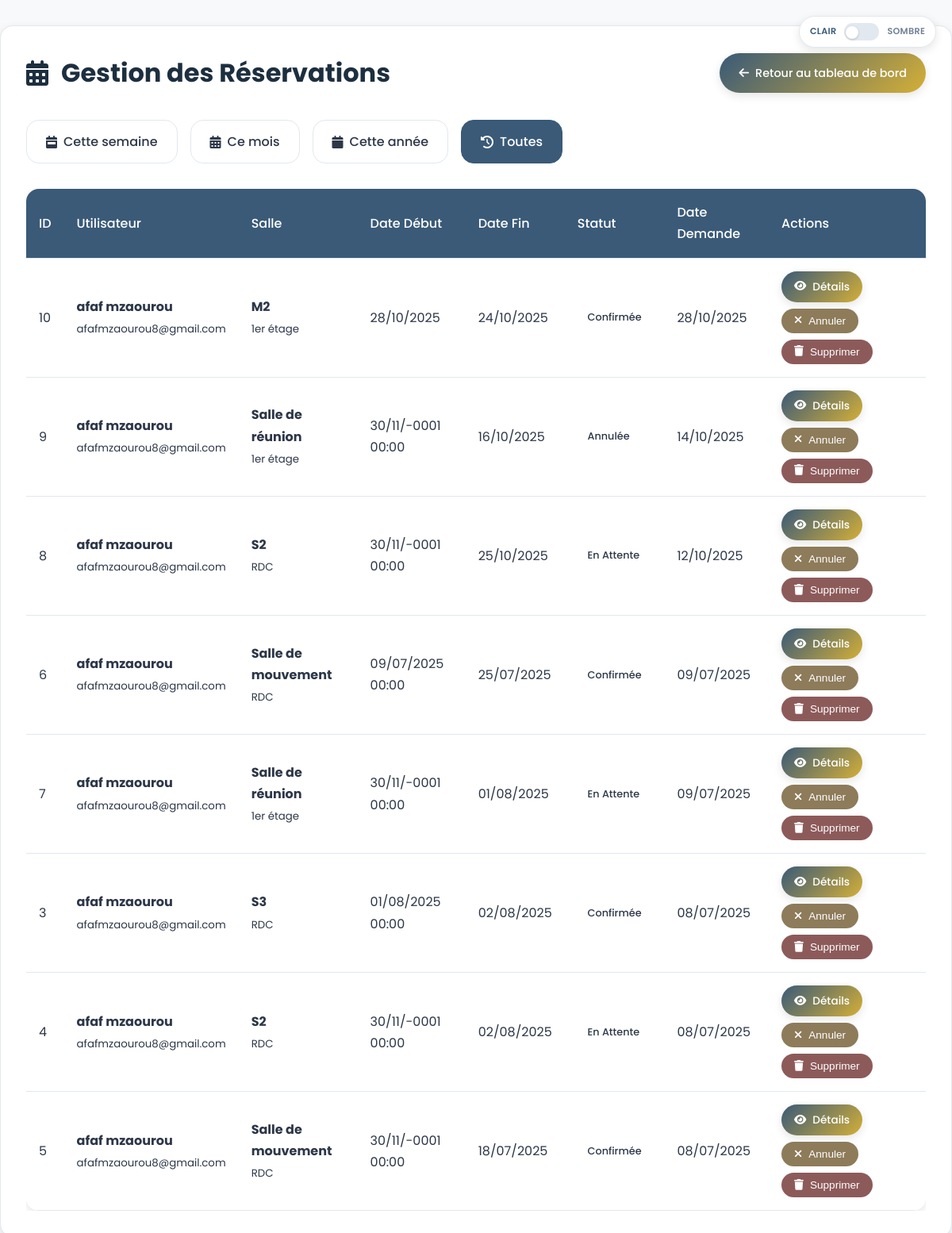
The page /admin_reservations.php?period=all on the database its author committed.
### tables this page shows
CREATE TABLE `reservation` (
  `id` int(11) NOT NULL,
  `nom` varchar(100) NOT NULL,
  `date_demande` date DEFAULT curdate(),
  `date_debut` date DEFAULT NULL,
  `date_fin` date NOT NULL,
  `statut` enum('En attente','Confirmée','Annulée') DEFAULT 'En attente',
  `utilisateur_id` int(11) NOT NULL,
  `salle_id` int(11) NOT NULL,
  `formateur_id` int(11) DEFAULT NULL
);

CREATE TABLE `utilisateurs` (
  `id` int(11) NOT NULL,
  `nom` varchar(100) NOT NULL,
  `prenom` varchar(100) NOT NULL,
  `email` varchar(150) NOT NULL,
  `mot_de_passe` varchar(255) NOT NULL,
  `seConnecter` tinyint(1) DEFAULT 0,
  `role` enum('administrateur','formateur','participant') NOT NULL DEFAULT 'participant'
);

CREATE TABLE `salles` (
  `id` int(11) NOT NULL,
  `nom` varchar(100) NOT NULL,
  `capacite` int(11) NOT NULL,
  `localisation` varchar(50) NOT NULL,
  `disponible` tinyint(1) DEFAULT 1,
  `statut` enum('disponible','reserve','en_maintenance') NOT NULL DEFAULT 'disponible'
);

### admin_reservations.php (the view, shortened to what this page needs)
<?php
require_once __DIR__ . '/classes.php';
class EnhancedReservation {
    public static function getAllWithDetails($period = 'week') {
        global $pdo;
        $dateConditions = [
            'week' => "r.date_debut >= CURDATE() AND r.date_debut <= DATE_ADD(CURDATE(), INTERVAL 7 DAY)",
            'month' => "r.date_debut >= DATE_FORMAT(CURDATE(), '%Y-%m-01') AND r.date_debut <= LAST_DAY(CURDATE())",
            'year' => "YEAR(r.date_debut) = YEAR(CURDATE())",
            'all' => "1=1"
        ];
        $condition = $dateConditions[$period] ?? $dateConditions['week'];
        $checkColumn = $pdo->query("SHOW COLUMNS FROM reservation LIKE 'date_debut'");
        try {
            $stmt = $pdo->prepare("
                SELECT r.*,
                       s.nom as salle_nom,
                       s.localisation,
                       CONCAT(u.prenom, ' ', u.nom) as user_name,
                       u.email as user_email
                FROM reservation r
                JOIN salles s ON r.salle_id = s.id
                JOIN utilisateurs u ON r.utilisateur_id = u.id
                WHERE $condition
                ORDER BY r.date_demande DESC
            ");
            $stmt->execute();
            return $stmt->fetchAll(PDO::FETCH_ASSOC);
        } catch (Exception $e) {
            error_log("Database error: " . $e->getMessage());
            return [];
        }
    }
}
$period = $_GET['period'] ?? 'week';
$reservations = EnhancedReservation::getAllWithDetails($period);
?>
<!DOCTYPE html>
<html lang="fr">
<head>
    <link rel="stylesheet" href="https://cdnjs.cloudflare.com/ajax/libs/font-awesome/6.4.0/css/all.min.css">
</head>
<body>
    <div class="theme-toggle-container">
        <span class="theme-label active" id="label-light">Clair</span>
        <label class="theme-toggle">
            <span class="toggle-slider"></span>
        </label>
        <span class="theme-label" id="label-dark">Sombre</span>
    </div>
    <div class="container">
        <div class="header">
            <h1><i class="fas fa-calendar-alt"></i> Gestion des Réservations</h1>
            <a href="dashboard.php" class="btn btn-primary">
                <i class="fas fa-arrow-left"></i> Retour au tableau de bord
            </a>
        </div>
        <div class="period-filter">
            <a href="?period=week" class="period-btn <?= $period === 'week' ? 'active' : '' ?>">
                <i class="fas fa-calendar-week"></i> Cette semaine
            </a>
            <a href="?period=month" class="period-btn <?= $period === 'month' ? 'active' : '' ?>">
                <i class="fas fa-calendar-alt"></i> Ce mois
            </a>
            <a href="?period=year" class="period-btn <?= $period === 'year' ? 'active' : '' ?>">
                <i class="fas fa-calendar"></i> Cette année
            </a>
            <a href="?period=all" class="period-btn <?= $period === 'all' ? 'active' : '' ?>">
                <i class="fas fa-history"></i> Toutes
            </a>
        </div>
        <div class="table-responsive">
            <table class="admin-table">
                <thead>
                    <tr>
                        <th>ID</th>
                        <th>Utilisateur</th>
                        <th>Salle</th>
                        <th>Date Début</th>
                        <th>Date Fin</th>
                        <th>Statut</th>
                        <th>Date Demande</th>
                        <th>Actions</th>
                    </tr>
                </thead>
                <tbody>
                    <?php if (count($reservations) > 0): ?>
                        <?php foreach ($reservations as $reservation): ?>
                        <tr>
                            <td data-label="ID"><?= $reservation['id'] ?></td>
                            <td data-label="Utilisateur">
                                <strong><?= htmlspecialchars($reservation['user_name']) ?></strong><br>
                                <small><?= htmlspecialchars($reservation['user_email']) ?></small>
                            </td>
                            <td data-label="Salle">
                                <strong><?= htmlspecialchars($reservation['salle_nom']) ?></strong><br>
                                <small><?= htmlspecialchars($reservation['localisation']) ?></small>
                            </td>
                            <td data-label="Date Début">
                                <?= isset($reservation['date_debut']) ? date('d/m/Y H:i', strtotime($reservation['date_debut'])) : date('d/m/Y', strtotime($reservation['date_demande'])) ?>
                            </td>
                            <td data-label="Date Fin">
                                <?= date('d/m/Y', strtotime($reservation['date_fin'])) ?>
                            </td>
                            <td data-label="Statut">
                                <span class="status-badge status-<?= $reservation['statut'] ?>">
                                    <?= $reservation['statut'] ?>
                                </span>
                            </td>
                            <td data-label="Date Demande">
                                <?= date('d/m/Y', strtotime($reservation['date_demande'])) ?>
                            </td>
                            <td data-label="Actions" class="actions">
                                <a href="reservation_detail.php?id=<?= $reservation['id'] ?>" class="btn btn-primary btn-sm">
                                    <i class="fas fa-eye"></i> Détails
                                </a>
                                <?php if ($reservation['statut'] !== 'annulé'): ?>
                                    <form method="POST" style="display: inline;">
                                        <button type="submit" name="action" value="cancel" class="btn btn-warning btn-sm"
                                                onclick="return confirm('Êtes-vous sûr de vouloir annuler cette réservation?')">
                                            <i class="fas fa-times"></i> Annuler
                                        </button>
                                    </form>
                                <?php endif; ?>
                                <form method="POST" style="display: inline;">
                                    <button type="submit" name="action" value="delete" class="btn btn-danger btn-sm"
                                            onclick="return confirm('Êtes-vous sûr de vouloir supprimer cette réservation?')">
                                        <i class="fas fa-trash"></i> Supprimer
                                    </button>
                                </form>
                            </td>
                        </tr>
                        <?php endforeach; ?>
                    <?php endif; ?>
                </tbody>
            </table>
        </div>
    </div>
</body>
</html>

### admin_reservations.php (style rules this page uses)
:root { --primary: #3A5A78; --primary-light: #6B8D9E; --primary-dark: #1D2F3F; --accent: #D4AF37; --light: #F8F9FA; --text: #2D3748; --text-light: #718096; --white: #FFFFFF; --gray: #E2E8F0; --success: #5A8D5A; --warning: #8D7B5A; --error: #8D5A5A; --dark-bg: #0F172A; --dark-surface: #1E293B; --dark-text: #F1F5F9; --dark-text-light: #94A3B8; --dark-gray: #334155; --dark-primary: #5B8FB9; --dark-accent: #FBBF24; --gradient: linear-gradient(135deg, var(--primary) 0%, var(--accent) 100%); --glass: rgba(255, 255, 255, 0.3); --dark-glass: rgba(30, 41, 59, 0.5); --radius: 16px; --transition: all 0.4s cubic-bezier(0.16, 1, 0.3, 1); --shadow-sm: 0 4px 12px rgba(0, 0, 0, 0.1); --shadow-md: 0 8px 24px rgba(0, 0, 0, 0.15); --shadow-lg: 0 15px 35px rgba(0, 0, 0, 0.2); }
* { margin: 0; padding: 0; box-sizing: border-box; }
body { font-family: "Poppins", sans-serif; background-color: var(--light); color: var(--text); line-height: 1.7; transition: background-color 0.5s ease, color 0.5s ease; }
.container { max-width: 1400px; margin: 2rem auto; padding: 2rem; background: var(--white); border-radius: var(--radius); box-shadow: var(--shadow-sm); border: 1px solid var(--gray); }
.header { display: flex; justify-content: space-between; align-items: center; margin-bottom: 2rem; flex-wrap: wrap; gap: 1rem; }
h1 { color: var(--primary-dark); font-size: 2rem; display: flex; align-items: center; gap: 1rem; }
.btn { padding: 0.8rem 1.5rem; border-radius: 50px; font-weight: 500; font-size: 0.9rem; cursor: pointer; transition: var(--transition); border: none; display: inline-flex; align-items: center; gap: 0.5rem; text-decoration: none; }
.btn-primary { background: var(--gradient); color: var(--white); box-shadow: var(--shadow-sm); }
.period-filter { display: flex; gap: 1rem; margin-bottom: 2rem; flex-wrap: wrap; }
.period-btn { padding: 0.8rem 1.5rem; border: 1px solid var(--gray); background: var(--white); color: var(--text); border-radius: var(--radius); cursor: pointer; transition: var(--transition); font-weight: 500; text-decoration: none; display: inline-flex; align-items: center; gap: 0.5rem; }
.period-btn.active { background: var(--primary); color: var(--white); border-color: var(--primary); }
.table-responsive { overflow-x: auto; margin-top: 2rem; }
.admin-table { width: 100%; border-collapse: separate; border-spacing: 0; background: var(--white); border-radius: var(--radius); overflow: hidden; box-shadow: var(--shadow-sm); }
.admin-table th, .admin-table td { padding: 1rem; text-align: left; border-bottom: 1px solid var(--gray); }
.admin-table th { background: var(--primary); color: var(--white); font-weight: 500; position: sticky; top: 0; }
.status-badge { display: inline-block; padding: 0.35rem 0.8rem; border-radius: 50px; font-size: 0.8rem; font-weight: 500; text-transform: capitalize; }
.actions { display: flex; gap: 0.5rem; flex-wrap: wrap; }
.btn-sm { padding: 0.5rem 1rem; font-size: 0.85rem; }
.btn-danger { background: var(--error); color: var(--white); }
.btn-warning { background: var(--warning); color: var(--white); }
.theme-toggle-container { position: fixed; top: 20px; right: 20px; z-index: 1000; display: flex; align-items: center; gap: 10px; background: var(--white); padding: 0.5rem 0.8rem; border-radius: 20px; border: 1px solid var(--gray); box-shadow: var(--shadow-sm); transition: var(--transition); backdrop-filter: blur(10px); }
.theme-toggle { position: relative; display: inline-block; width: 44px; height: 22px; }
.toggle-slider { position: absolute; cursor: pointer; top: 0; left: 0; right: 0; bottom: 0; background-color: var(--gray); transition: var(--transition); border-radius: 22px; }
.toggle-slider:before { position: absolute; content: ""; height: 16px; width: 16px; left: 2px; bottom: 2px; background-color: var(--white); transition: var(--transition); border-radius: 50%; box-shadow: 0 1px 3px rgba(0, 0, 0, 0.2); }
.theme-label { color: var(--text-light); font-size: 0.7rem; font-weight: 600; text-transform: uppercase; letter-spacing: 0.3px; transition: var(--transition); }
.theme-label.active { color: var(--primary); }

### rows shown on the page
reservation: id "10", user_name "afaf mzaourou", utilisateur.email "afafmzaourou8@gmail.com", salle.nom "M2", salle.localisation "1er étage", date_demande "28/10/2025", date_fin "24/10/2025", statut "Confirmée"
reservation: id "9", user_name "afaf mzaourou", utilisateur.email "afafmzaourou8@gmail.com", salle.nom "Salle de réunion", salle.localisation "1er étage", date_debut "30/11/-0001 00:00", date_fin "16/10/2025", statut "Annulée", date_demande "14/10/2025"
reservation: id "8", user_name "afaf mzaourou", utilisateur.email "afafmzaourou8@gmail.com", salle.nom "S2", salle.localisation "RDC", date_debut "30/11/-0001 00:00", date_fin "25/10/2025", statut "En Attente", date_demande "12/10/2025"
reservation: id "6", user_name "afaf mzaourou", utilisateur.email "afafmzaourou8@gmail.com", salle.nom "Salle de mouvement", salle.localisation "RDC", date_debut "09/07/2025 00:00", date_fin "25/07/2025", statut "Confirmée", date_demande "09/07/2025"
reservation: id "7", user_name "afaf mzaourou", utilisateur.email "afafmzaourou8@gmail.com", salle.nom "Salle de réunion", salle.localisation "1er étage", date_debut "30/11/-0001 00:00", date_fin "01/08/2025", statut "En Attente", date_demande "09/07/2025"
reservation: id "3", user_name "afaf mzaourou", utilisateur.email "afafmzaourou8@gmail.com", salle.nom "S3", salle.localisation "RDC", date_debut "01/08/2025 00:00", date_fin "02/08/2025", statut "Confirmée", date_demande "08/07/2025"
reservation: id "4", user_name "afaf mzaourou", utilisateur.email "afafmzaourou8@gmail.com", salle.nom "S2", salle.localisation "RDC", date_debut "30/11/-0001 00:00", date_fin "02/08/2025", statut "En Attente", date_demande "08/07/2025"
reservation: id "5", user_name "afaf mzaourou", utilisateur.email "afafmzaourou8@gmail.com", salle.nom "Salle de mouvement", salle.localisation "RDC", date_debut "30/11/-0001 00:00", date_fin "18/07/2025", statut "Confirmée", date_demande "08/07/2025"
